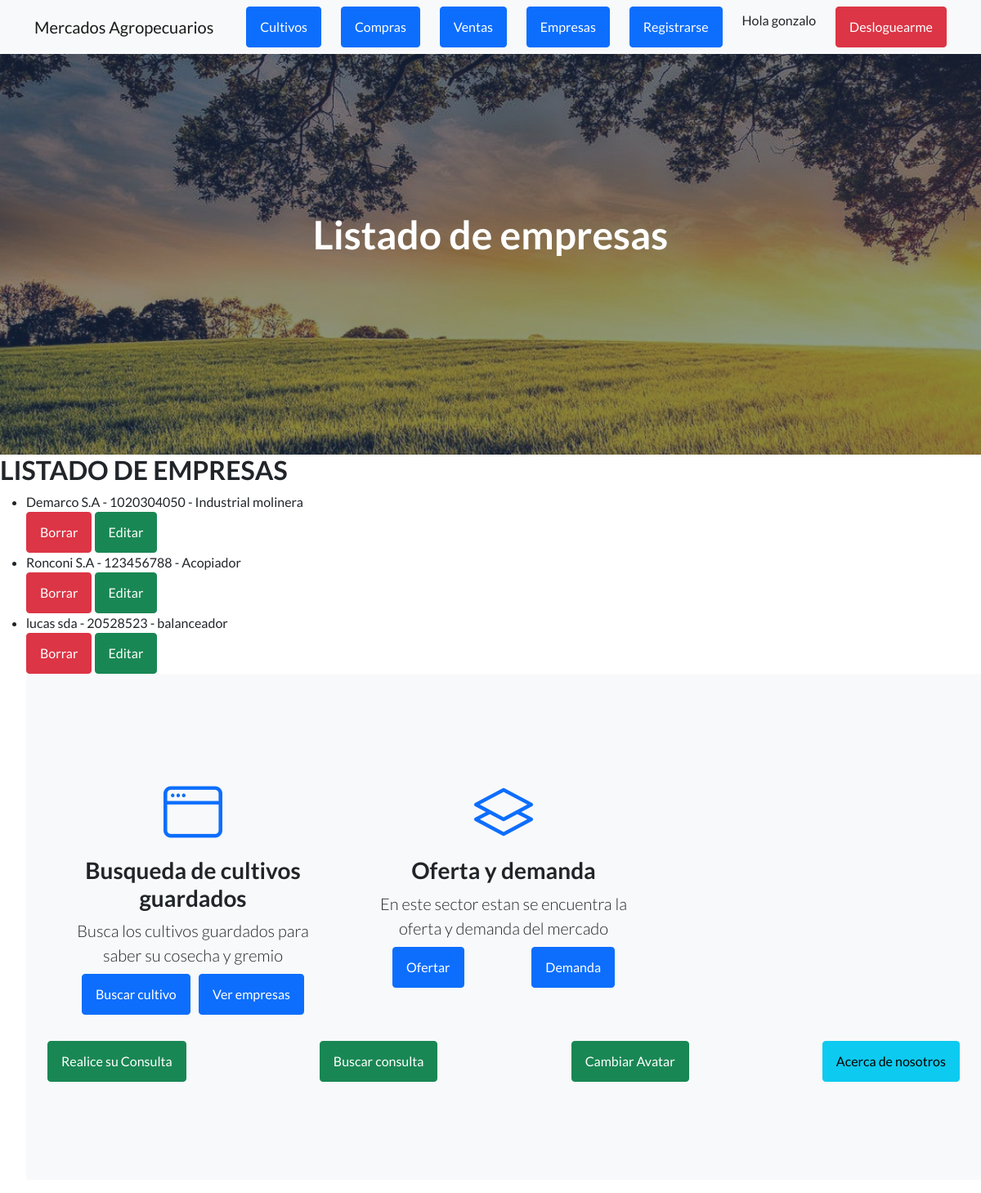
The page /MVT_Ronconi_app/leer_empresa/ (signed in) on the database as committed earlier.
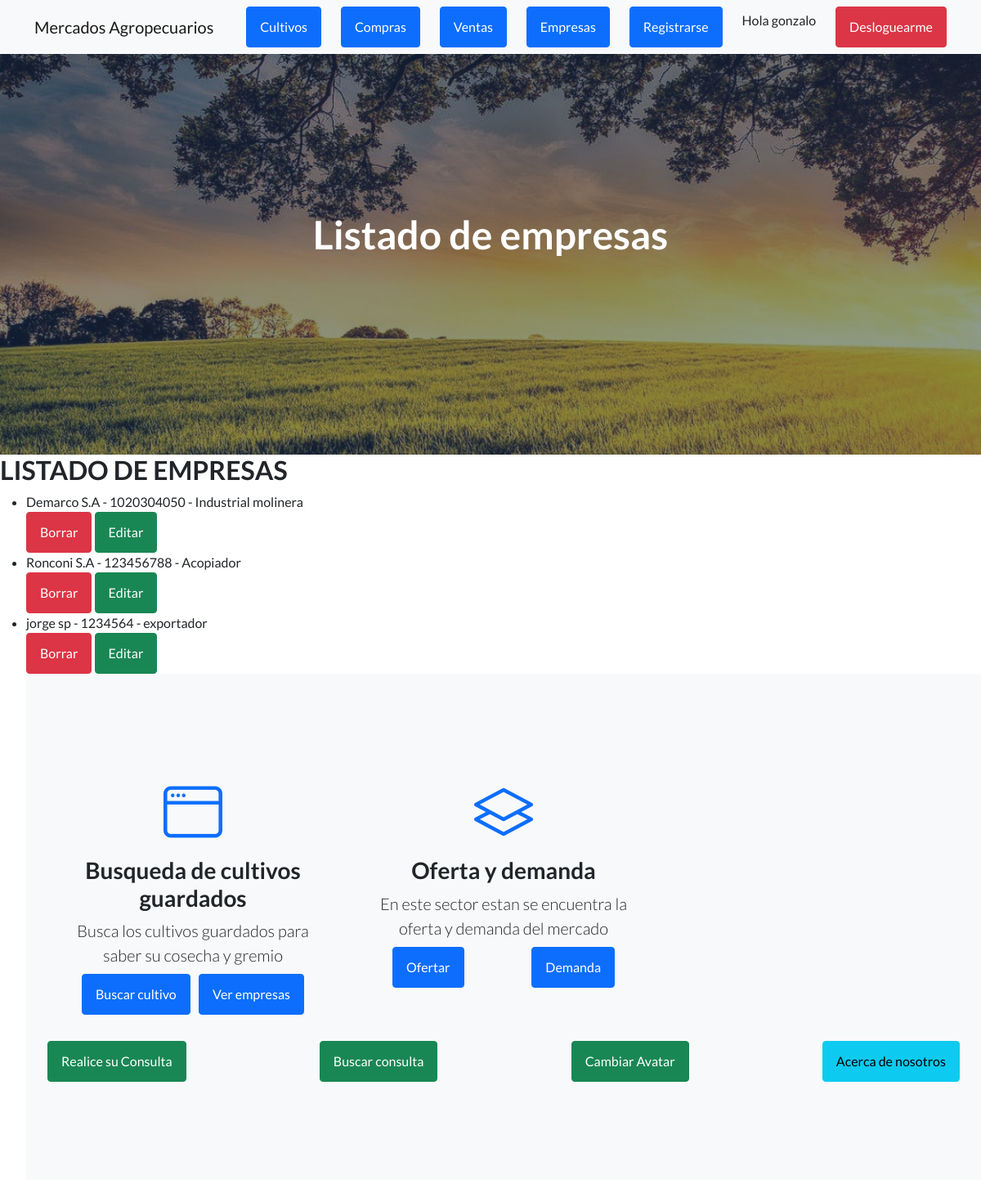
The same page on the database as committed later.
### MVT_Ronconi_app/models.py (models this page shows, shortened)
class empresas (models.Model):
    razon_social=models.CharField(max_length=50)
    cuit=models.IntegerField()
    gremio=models.CharField(max_length=50)

### MVT_Ronconi_app/views.py (the view)
# urls.py: path('leer_empresa/', leer_empresa, name="leer_empresa"),
@login_required
def leer_empresa(request):
    empresas_lista=empresas.objects.all()
    return render(request, "MVT_app/leer_empresa.html", {"ESTO_VA":empresas_lista})

### MVT_Ronconi_app/templates/MVT_app/leer_empresa.html
{% extends "MVT_app/inicio.html" %}
{% load static %}
{% block titulo %}
<h1 class="mb-5">Listado de empresas</h1>
{% endblock %}
{% block contenido_nuevo %}
<h2>LISTADO DE EMPRESAS</h2>
<ul>
    {% for empresa in ESTO_VA %}
    <li>{{ empresa.razon_social }} - {{ empresa.cuit }} - {{ empresa.gremio }}
    </li>
    <a class="btn btn-danger" href="{% url 'borrar_empresa' empresa.id %}">Borrar</a>
    <a class="btn btn-success" href="{% url 'editar_empresa' empresa.id %}">Editar</a>
    {% endfor %}
{% endblock %}

### MVT_Ronconi_app/templates/MVT_app/inicio.html (shortened to what this page needs)
<!DOCTYPE html>
<html lang="en">
    <head>
        {% load static %}
        <link href="https://cdn.jsdelivr.net/npm/bootstrap-icons@1.5.0/font/bootstrap-icons.css" rel="stylesheet" type="text/css" />
        <link href="{% static 'MVT_app/css/styles.css' %}" rel="stylesheet" />
    </head>
    <body>
        <nav class="navbar navbar-light bg-light static-top">
            <div class="container">
                <a class="navbar-brand" href="{% url 'inicio1' %}">Mercados Agropecuarios</a>
                <a class="btn btn-primary" href="{% url 'cultivoformulario' %}">Cultivos</a>
                <a class="btn btn-primary" href="{% url 'comprasformulario' %}">Compras</a>
                <a class="btn btn-primary" href="{% url 'ventasformulario' %}">Ventas</a>
                <a class="btn btn-primary" href="{% url 'empresaformulario' %}">Empresas</a>
                <a class="btn btn-primary" href="{% url 'register' %}">Registrarse</a>
                {% if user.is_authenticated %}
                <p> Hola {{ user.username }}</p>
                <a class="btn btn-danger" href="{% url 'logout' %}">Desloguearme</a>
                {% else %}
                <a class="btn btn-primary" href="{% url 'login' %}">Login</a>
                {% endif %}
            </div>
        </nav>
        <header class="masthead">
            <div class="container position-relative">
                <div class="row justify-content-center">
                    <div class="col-xl-6">
                        <div class="text-center text-white">
                             {% block titulo %}
                             {% endblock %}
                        </div>
                    </div>
                </div>
            </div>
        </header>
        {% block contenido_nuevo %}
        {% endblock %}
        <section class="features-icons bg-light text-center">
            <div class="container">
                <div class="row">
                    <div class="col-lg-4">
                        <div class="features-icons-item mx-auto mb-5 mb-lg-0 mb-lg-3">
                            <div class="features-icons-icon d-flex"><i class="bi-window m-auto text-primary"></i></div>
                            <h3>Busqueda de cultivos guardados</h3>
                            <p class="lead mb-0">Busca los cultivos guardados para saber su cosecha y gremio</p>
                            <nav class="navbar navbar-light bg-light static-top">
                                <div class="container">
                                   <a class="btn btn-primary" href="{% url 'busquedacultivo' %}">Buscar cultivo</a>
                                   <a class="btn btn-primary" href="{% url 'leer_empresa' %}">Ver empresas</a>
                                </div>
                        </div>
                    </div>
                    <div class="col-lg-4">
                        <div class="features-icons-item mx-auto mb-5 mb-lg-0 mb-lg-3">
                            <div class="features-icons-icon d-flex"><i class="bi-layers m-auto text-primary"></i></div>
                            <h3>Oferta y demanda </h3>
                            <p class="lead mb-0">En este sector estan se encuentra la oferta y demanda del mercado</p>
                            <nav class="navbar navbar-light bg-light static-top">
                                <div class="container">
                                   <a class="btn btn-primary" href="{% url 'oferta' %}"> Ofertar </a>
                                   <a class="btn btn-primary" href="{% url 'demanda' %}"> Demanda </a>
                        </div>
                            </div>
        </div>
    </div>
</div>
<nav class="navbar navbar-light bg-light static-top">
    <div class="container">
        <a class="btn btn-success" href="{% url 'chatconsulta' %}"> Realice su Consulta </a>
        <a class="btn btn-success" href="{% url 'leer_consulta' %}"> Buscar consulta </a>
        <a class="btn btn-success" href="{% url 'agregarAvatar' %}">Cambiar Avatar</a>
        <a class="btn btn-info" href="{% url 'grupo' %}"> Acerca de nosotros </a>
    </div>

Rows that differ between the two databases and show on the page:
removed empresas: razon_social "lucas sda", cuit "20528523", gremio "balanceador"
added empresas: razon_social "jorge sp", cuit "1234564", gremio "exportador"
